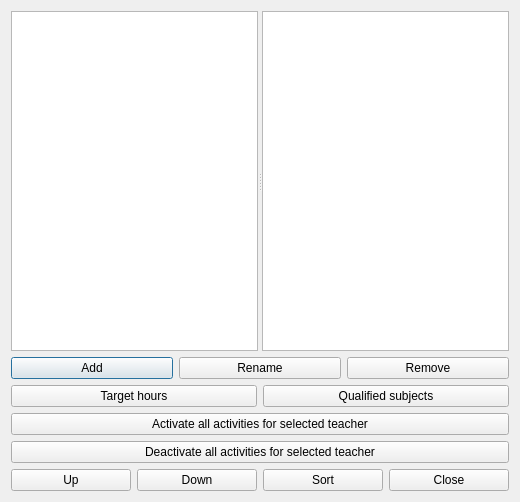
<?xml version="1.0" encoding="UTF-8"?>
<ui version="4.0">
 <class>TeachersForm_template</class>
 <widget class="QDialog" name="TeachersForm_template">
  <property name="geometry">
   <rect>
    <x>0</x>
    <y>0</y>
    <width>520</width>
    <height>502</height>
   </rect>
  </property>
  <property name="windowTitle">
   <string extracomment="Title of dialog">Teachers</string>
  </property>
  <layout class="QGridLayout" name="gridLayout">
   <item row="0" column="0">
    <widget class="QSplitter" name="splitter">
     <property name="sizePolicy">
      <sizepolicy hsizetype="Expanding" vsizetype="Expanding">
       <horstretch>0</horstretch>
       <verstretch>0</verstretch>
      </sizepolicy>
     </property>
     <property name="orientation">
      <enum>Qt::Horizontal</enum>
     </property>
     <widget class="QListWidget" name="teachersListWidget"/>
     <widget class="QPlainTextEdit" name="currentTeacherTextEdit"/>
    </widget>
   </item>
   <item row="1" column="0">
    <layout class="QHBoxLayout" name="horizontalLayout_2">
     <item>
      <widget class="QPushButton" name="addTeacherPushButton">
       <property name="text">
        <string>Add</string>
       </property>
      </widget>
     </item>
     <item>
      <widget class="QPushButton" name="renameTeacherPushButton">
       <property name="text">
        <string>Rename</string>
       </property>
      </widget>
     </item>
     <item>
      <widget class="QPushButton" name="removeTeacherPushButton">
       <property name="text">
        <string>Remove</string>
       </property>
      </widget>
     </item>
    </layout>
   </item>
   <item row="2" column="0">
    <layout class="QHBoxLayout" name="horizontalLayout_3">
     <item>
      <widget class="QPushButton" name="targetNumberOfHoursPushButton">
       <property name="text">
        <string comment="It means the target number of hours for a teacher, but keep translation short">Target hours</string>
       </property>
      </widget>
     </item>
     <item>
      <widget class="QPushButton" name="qualifiedSubjectsPushButton">
       <property name="text">
        <string comment="It means a list of qualified (allowed) subjects for the teacher. Keep translation short.">Qualified subjects</string>
       </property>
      </widget>
     </item>
    </layout>
   </item>
   <item row="3" column="0">
    <widget class="QPushButton" name="activateTeacherPushButton">
     <property name="text">
      <string>Activate all activities for selected teacher</string>
     </property>
    </widget>
   </item>
   <item row="4" column="0">
    <widget class="QPushButton" name="deactivateTeacherPushButton">
     <property name="text">
      <string>Deactivate all activities for selected teacher</string>
     </property>
    </widget>
   </item>
   <item row="5" column="0">
    <layout class="QHBoxLayout" name="horizontalLayout">
     <item>
      <widget class="QPushButton" name="moveTeacherUpPushButton">
       <property name="text">
        <string comment="It means move the item up in the list">Up</string>
       </property>
      </widget>
     </item>
     <item>
      <widget class="QPushButton" name="moveTeacherDownPushButton">
       <property name="text">
        <string comment="It means move the item down in the list">Down</string>
       </property>
      </widget>
     </item>
     <item>
      <widget class="QPushButton" name="sortTeachersPushButton">
       <property name="text">
        <string>Sort</string>
       </property>
      </widget>
     </item>
     <item>
      <widget class="QPushButton" name="closePushButton">
       <property name="text">
        <string>Close</string>
       </property>
      </widget>
     </item>
    </layout>
   </item>
  </layout>
 </widget>
 <layoutdefault spacing="6" margin="11"/>
 <resources/>
 <connections/>
</ui>
